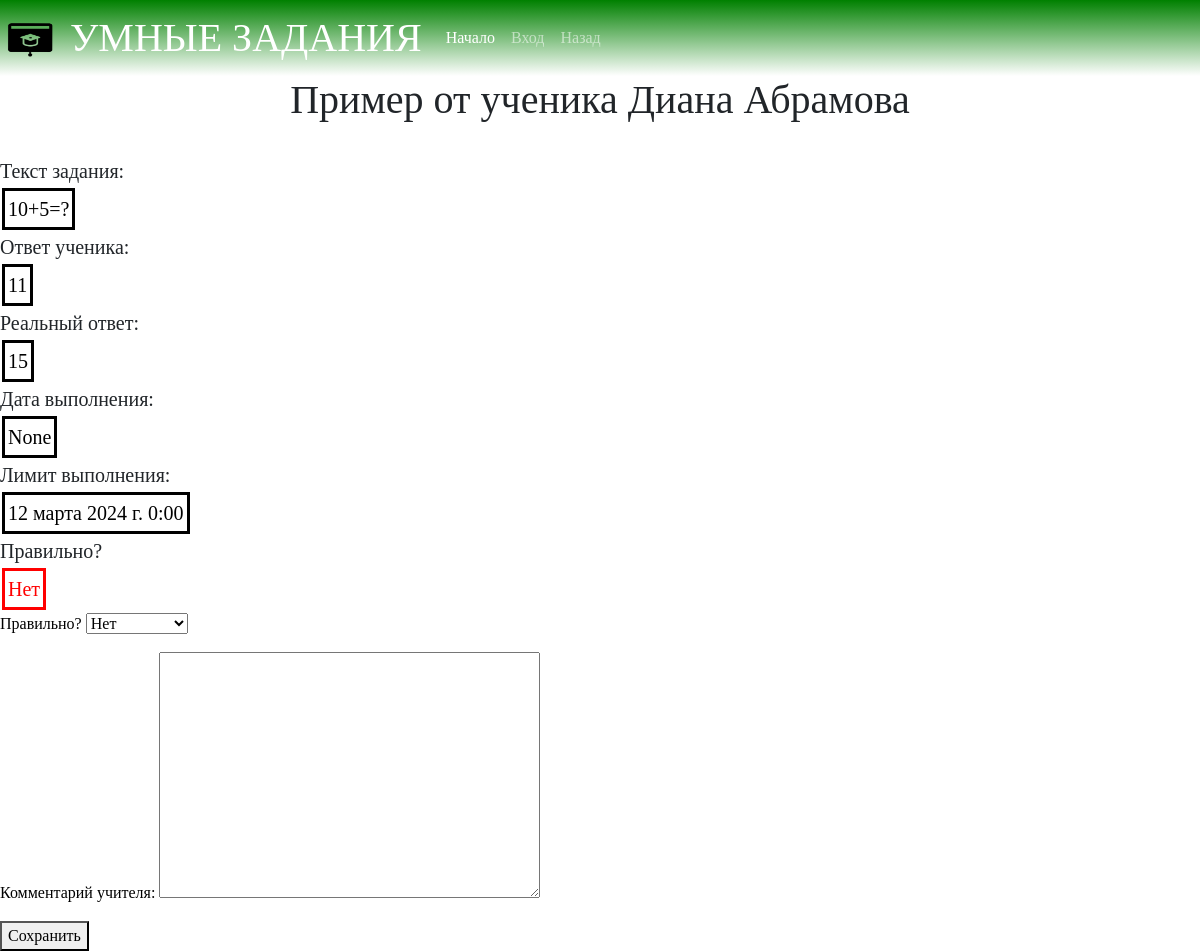
/lk/teacher_classes/student_task/12, run on an earlier commit of the app's database.
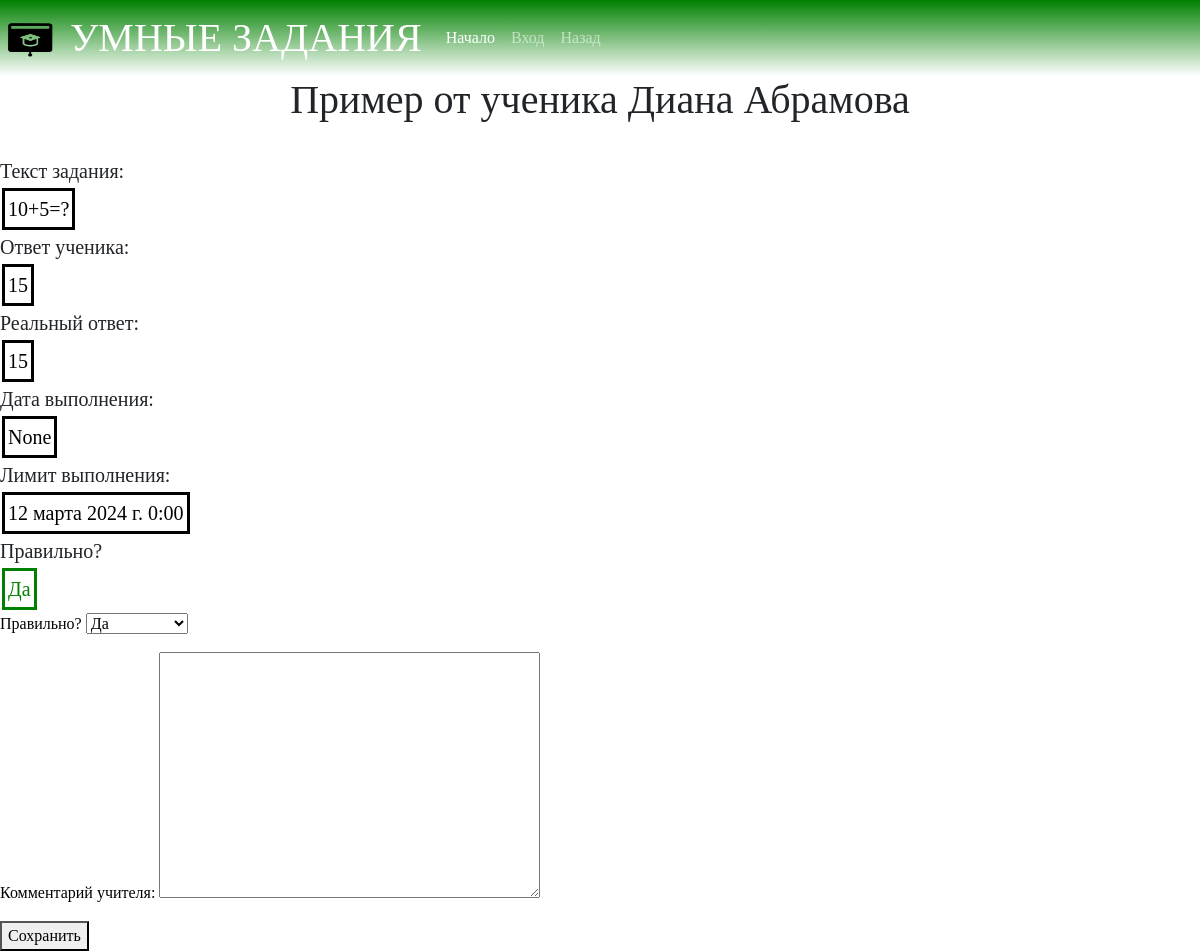
And on a later commit of the database.
### main/models.py (models this page shows, shortened)
class StudentTask(models.Model):
    task = models.ForeignKey(Task, verbose_name='Задание', on_delete=models.CASCADE)
    student = models.ForeignKey(Student, verbose_name="Ученик", on_delete=models.CASCADE)
    teacher = models.ForeignKey(Teacher, verbose_name="Учитель", on_delete=models.CASCADE)
    student_answer = models.TextField("Ответ ученика")
    is_right = models.BooleanField("Правильно?", blank=True, null=True)
    teacher_check = models.BooleanField("Нужна проверка?", default=False)
    teaher_comment = models.TextField("Комментарий учителя", blank=True, null=True)
    get_date = models.DateTimeField("Дата выдачи", auto_now_add=True)
    done_date = models.DateTimeField("Дата выполнения", null=True, blank=True)
    limite_date = models.DateTimeField("Лимит выполнения", null=True, blank=True)
    class Meta:
        verbose_name = 'Задание ученика'
        verbose_name_plural = "Задания учеников"

class Task(models.Model):
    name = models.CharField("Название", max_length=255, default="")
    grade = models.IntegerField("Класс")
    level_of_knowledge = models.IntegerField("Уровень знаний")
    task_text = models.TextField("Текст задания")
    answer = models.CharField("Ответ", max_length=255, null=True, blank=True)
    subject = models.ForeignKey(Subject, verbose_name="Предмет", on_delete=models.CASCADE)
    theme = models.ForeignKey(Theme, verbose_name="Тема", on_delete=models.CASCADE, null=True, blank=True)
    is_neural = models.BooleanField("Написано нейросетью?", default=False)
    teacher_check = models.BooleanField("Нужна проверка?", default=False)
    class Meta:
        verbose_name = 'Задание'
        verbose_name_plural = "Задания"

class Student(models.Model):
    user = models.ForeignKey(User, verbose_name="Пользователь", on_delete=models.CASCADE, unique=True)
    grade = models.ForeignKey(Grade, verbose_name="Класс", on_delete=models.CASCADE)
    level_of_knowledge = models.IntegerField("Уровень знаний", default=0)
    class Meta:
        verbose_name = 'Ученик'
        verbose_name_plural = "Ученики"

class User(AbstractUser):
    user_type = models.ForeignKey(UserType, verbose_name="Тип пользователя", on_delete=models.SET_NULL, blank=True,
                                  null=True)
    phone_number = models.CharField("Телефон", max_length=15, blank=True, null=True)
    class Meta:
        verbose_name = 'Пользователь'
        verbose_name_plural = "Пользователи"

### main/views.py (the view)
# urls.py: path("lk/teacher_classes/student_task/<int:task_id>", views.student_task_teacher, name="student_task_teacher"),
def student_task_teacher(request, task_id):
    task = models.StudentTask.objects.get(id=task_id)
    if request.method == "POST":
        form = forms.CheckTaskForm(request.POST, instance=task)
        if form.is_valid():
            form.save()
    form = forms.CheckTaskForm(instance=task)
    return render(request, "student_task_teacher.html", {
        "task": task,
        "form": form
    })

### main/forms.py
class CheckTaskForm(forms.ModelForm):
    class Meta:
        model = models.StudentTask
        fields = ("is_right", "teaher_comment")

### main/templates/student_task_teacher.html (shortened to what this page needs)
{% extends "base.html" %}
{% block content  %}
    <h1>{{task.task.name}} от ученика {{task.student.user.first_name}} {{task.student.user.last_name}}</h1>
    <br>
    <div class="task-description">Текст задания:<p class="videlenie">{{task.task.task_text}}</p></div>
    <div class="task-description">Ответ ученика: <p class="videlenie">{{task.student_answer}}</p></div>
    <div class="task-description">Реальный ответ: <p class="videlenie">{{task.task.answer}}</p></div>
    <div class="task-description">Дата выполнения: <p class="videlenie">{{task.done_date}}</p></div>
    <div class="task-description">Лимит выполнения: <p class="videlenie">{{task.limite_date}}</p></div>
    <div class="task-description">Правильно? {% if task.is_right %}<p class="videlenie" style="color:green; border-color: green;">Да</p>{% else %}<p class="videlenie" style="color:red; border-color: red;">Нет</p>{% endif %}</div>
    <form method="post">
        {{form.as_p}}
        <button type="submit">Сохранить</button>
    </form>
{% endblock %}

What changed in the data, as far as the page shows it:
changed StudentTask "None": student_answer "11" → "15"; is_right "Нет" → "Да"
Also different on the page:
text no longer shown: "Нет"
text now shown: "Да"
